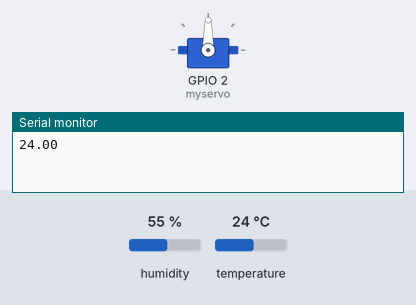
A sketch run on a simulated ESP8266 (NodeMCU). Shown: servo, the last lines printed to the serial monitor. The test bench sets the inputs (shaded band); at power-on: temperature 24 °C, humidity 55 %. WiFi joins after 1.5 s; servers stay silent unless stated.

Above: at 3.0 s.
3.1 s: temperature set to 26 °C
7.0 s: temperature set to 29 °C
At 9.2 s:
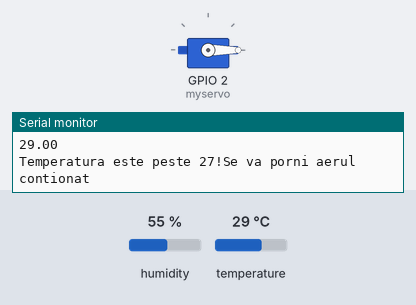
At 21.6 s:
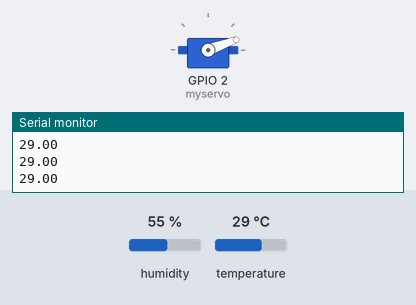
Timing chart, 0 to 33.3 s (numbered marks = the images above; inputs shaded):
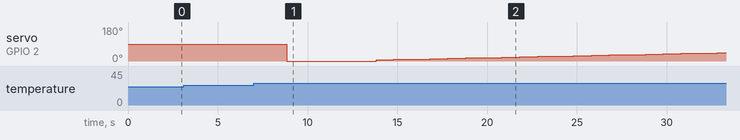

Measured:
- the behaviour switches between 27 and 28 °C on temperature (found by bisection; images 0 and 1)

The sketch:

temerature_sensor.ino
```cpp
#define BLYNK_MAX_SENDBYTES 256
#define BLYNK_PRINT Serial
#include <SPI.h>
#include <ESP8266WiFi.h>
#include <BlynkSimpleEsp8266.h>
#include <DHT.h>
#include <Servo.h>
Servo myservo;

int n=1;
int pos;
char auth[] = "xmvSJLHOiSZgD0daAGU5NdDBEviUfIgl";


char numeWIFI[] = "DIGI-vzZ9";
char parola[] = "MUmczYtA";

#define DHTPIN 5          // Digital pin 1

#define DHTTYPE DHT11     // DHT 11


DHT dht(DHTPIN, DHTTYPE);
BlynkTimer timer;
boolean flagTempMax=true;
boolean flagTempMin=true;

void sendSensor()
{
  float h = dht.readHumidity();
  float t = dht.readTemperature(); //celsius

  if (isnan(h) || isnan(t)) {
    Serial.println("Nu s-a citit de pe senzor!");
    return;
  }
  Serial.println(t);
  //poti trimite orice valoare
  Blynk.virtualWrite(V5, h);  //V5 pentru umiditate
  Blynk.virtualWrite(V6, t);  //V6 pentru temperatura

  if(t > 27 && flagTempMax == true){
     Blynk.email("iulia_nicorici20@yahoo.com", "ESP8266 Alert", "Temperatura este peste 27!Se va porni aerul contionat");
     Blynk.notify("Temperatura este peste 27!Se va porni aerul contionat");
     Serial.println("Temperatura este peste 27!Se va porni aerul contionat");
     flagTempMax = false;
     myservo.write(0);
     Blynk.virtualWrite(V7, 0);
     delay(5000);
  }
  if(t < 20 && flagTempMin == true){
     Blynk.email("iulia_nicorici20@yahoo.com", "ESP8266 Alert", "Temperatura este sub 20 de grade !Se va porni centrala");
     Blynk.notify("Temperatura este sub 20 de grade !Se va porni centrala");
     Serial.println("Temperatura este sub 20 de grade !Se va porni centrala");
     flagTempMin = false;
     myservo.detach();
     delay(5000);
  }
  if(t > 27){
     n++;
     myservo.write(n*2);
     Blynk.virtualWrite(V7, n*2);
     if(n*2 >= 180){
        n=1;
        delay(20);
     }
  }
  if(t < 27 && flagTempMax == false){
    flagTempMax = true;
  }
  if(t < 20 && flagTempMin == false){
    flagTempMin = true;
  }

}

void setup()
{
  Serial.begin(9600); // Serial Monitor
  Blynk.begin(auth, numeWIFI, parola);

  dht.begin();
  myservo.attach(2); //sevo motor pin 4
  // functie chemata in fiecare secunda
  timer.setInterval(1000L, sendSensor);
}

void loop()
{
  Blynk.run(); // Initiaza Blynk
  timer.run(); // Initiaza BlynkTimer
}
```
